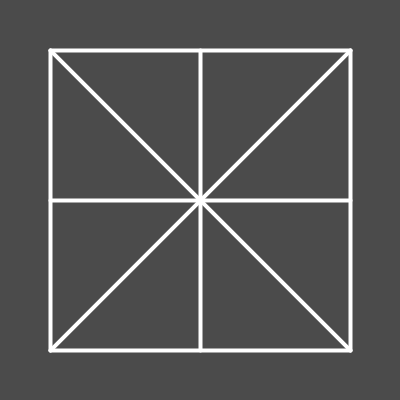
Frame 1 (no input)
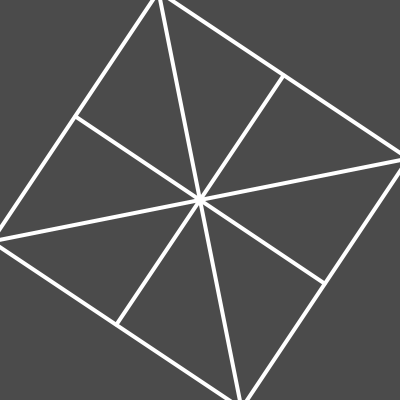
Frame 60 (the mouse pressed at the canvas centre just before this capture)
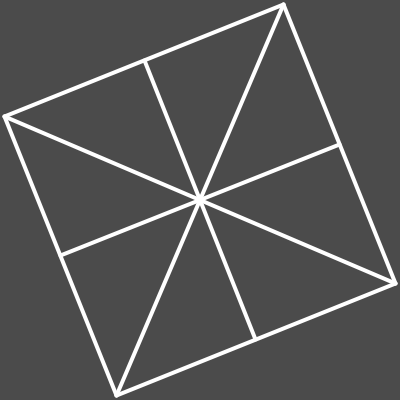
Frame 120 (the mouse held since frame 60 and released just before this capture)

The Processing sketch that drew these frames (run headless with seeded random() and noise(); from frame 60 on, the mouse is pressed at the canvas centre):

// Processing sketch: Rotating_8_lines_sketch
// ── Rotating_8_lines_sketch.pde

float angle = 0;

void setup() {
  size(400, 400);
  background(75);
}

void draw() {
  background(75); // Clear the canvas each frame
  translate(width/2, height/2); // Move origin to center
  rotate(angle); // Rotate everything by 'angle'

  stroke(255);
  strokeWeight(4);

// Draw lines relative to center
  line(-150, -150, 150, 150);
  line(150, -150, -150, 150); 
  line(-150, -150, 150, -150);
  line(150, -150, 150, 150);
  line(150, 150, -150, 150);
  line(-150, 150, -150, -150);
  line(0, -150, 0, 150);
  line(-150, 0, 150, 0); 

  angle += 0.01; // Increment angle for rotation
}
